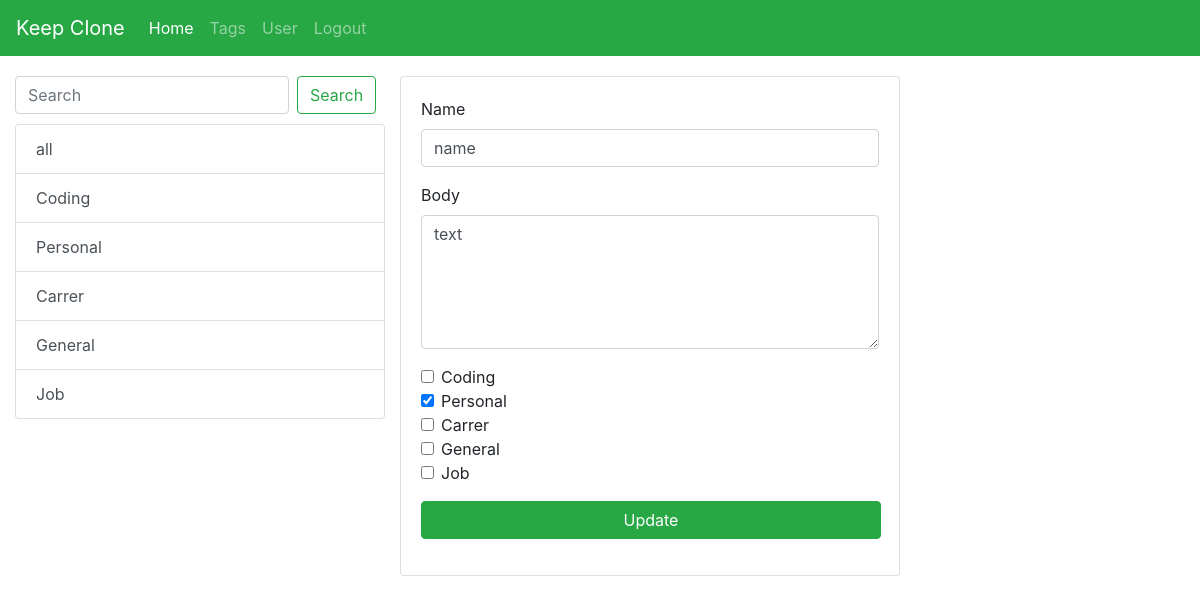
The page /edit/post/8 (signed in) on the database its author committed.
### tables this page shows
CREATE TABLE "tags" (
	"id"	INTEGER,
	"name"	TEXT NOT NULL,
	"user_id"	INTEGER NOT NULL,
	PRIMARY KEY("id" AUTOINCREMENT)
);

CREATE TABLE "posts" (
	"id"	INTEGER,
	"name"	TEXT NOT NULL,
	"text"	TEXT NOT NULL,
	"tags"	TEXT NOT NULL,
	"user_id"	INTEGER NOT NULL,
	PRIMARY KEY("id" AUTOINCREMENT)
);

### app.py (the view)
@app.route("/edit/post/<id>")
def editpost_page(id):
    global editpostid
    editpostid = id
    user_id = session["user"]
    return render_template("editpost.html",  tags = get_tags(user_id), posts = get_posts(user_id, id))

### main.py (called while the page is built)
def get_tags(id):
    sql = f"select * from tags where user_id = {id};"
    con = sqlite3.connect("date.db")
    cur = con.cursor()
    cur.execute(sql)
    tags = cur.fetchall()
    con.close()
    return tags

def get_posts(user_id, id):
    sql = f"select * from posts where user_id = {user_id} and id = {id};"
    con = sqlite3.connect("date.db")
    cur = con.cursor()
    cur.execute(sql)
    posts = cur.fetchone()
    con.close()
    return posts

### templates/editpost.html (shortened to what this page needs)
<!DOCTYPE html>
<html lang="en">
<head>
    <link rel="stylesheet" href="https://cdn.jsdelivr.net/npm/bootstrap@4.6.0/dist/css/bootstrap.min.css">
</head>
<body>
  <nav class="navbar navbar-expand-lg navbar-dark bg-success">
    <a class="navbar-brand" href="#">Keep Clone</a>
    <div class="collapse navbar-collapse" id="navbarSupportedContent">
      <ul class="navbar-nav mr-auto">
        <li class="nav-item active">
          <a class="nav-link" href="/index">Home</a>
        </li>
        <li class="nav-item">
            <a class="nav-link" href="/tags">Tags</a>
          </li>
        <li class="nav-item">
          <a class="nav-link" href="/user">User</a>
        </li>
        <li class="nav-item">
            <a class="nav-link" href="/logout">Logout</a>
          </li>
      </ul>
    </div>
  </nav>
  <div class="container-fluid" style="padding-top: 20px;">
      <div class="row">
          <div class="col-md-4">
            <form action="/search" method="get" class="form-inline my- my-lg-0">
                <input class="form-control mr-sm-2" type="search" placeholder="Search" aria-label="Search" name="search" required>
                <button class="btn btn-outline-success my-2 my-sm-0" type="submit">Search</button>
              </form>
              <div class="list-group" style="padding-top: 10px;">
                <a href="#" class="list-group-item list-group-item-action">all</a>
                {% for i in tags: %}
                <a href="/tags/{{i[1]}}" class="list-group-item list-group-item-action">{{i[1]}}</a>
                {% endfor %}
              </div>
          </div>
          <form action="/editpostsave" method="post">
            <div class="card" style="width: 500px;">
                <div class="card-body">
                    <div class="form-group">
                        <label>Name</label>
                          <input type="text" name="name" class="form-control" value="{{posts[1]}}" required>
                      </div>
                      <div class="form-group">
                        <label>Body</label>
                          <textarea name="body" class="form-control" cols="20" rows="5" required>{{posts[2]}}</textarea>
                      </div>
                      <div class="form-group">
                        {% for i in tags: %}
                        {% if posts[3] == i[1]: %}
                        <div class="form-check">
                          <input class="form-check-input" type="checkbox" value="{{i[1]}}" name="checkbox" id="flexCheckDefault" checked>
                          <label class="form-check-label" for="flexCheckDefault">
                            {{i[1]}}
                          </label>
                        </div>
                        {% else: %}
                        <div class="form-check">
                          <input class="form-check-input" type="checkbox" value="{{i[1]}}" name="checkbox" id="flexCheckDefault">
                          <label class="form-check-label" for="flexCheckDefault">
                            {{i[1]}}
                          </label>
                        </div>
                        {% endif %}
                        {% endfor %}
                      </div>
                      <div class="form-group">
                          <input type="submit" value = "Update" class="btn btn-success" style="width: 460px; text-align: center;">
                      </div>
                </div>
            </div>
        </form>
      </div>
  </div>
</body>
</html>

### rows shown on the page
tags: name "Coding"
tags: name "Personal"
tags: name "Carrer"
tags: name "General"
tags: name "Job"
posts: name "name", body "text"
